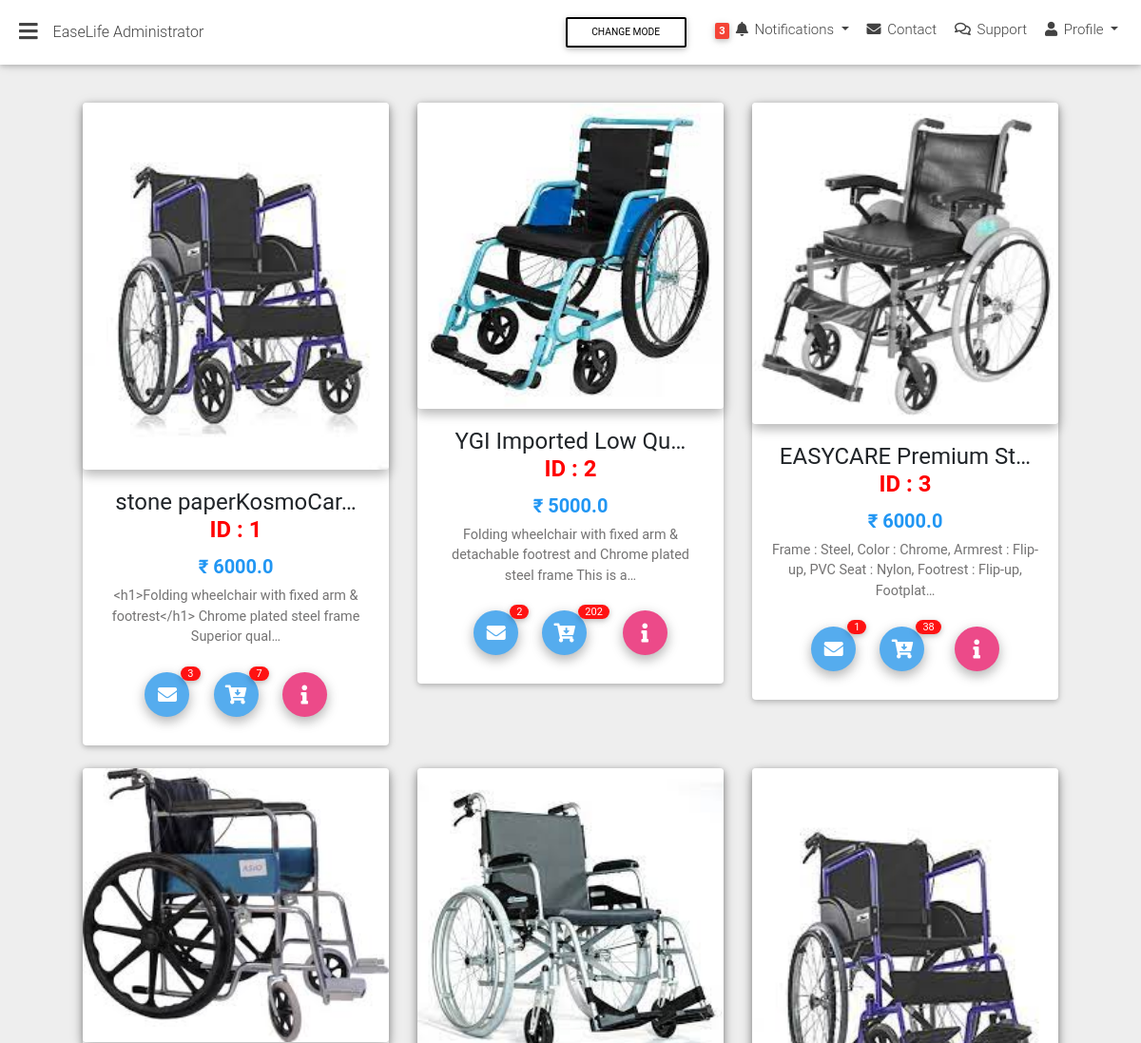
The app's page /easylife-admin/all-items/ (upper part), older data.
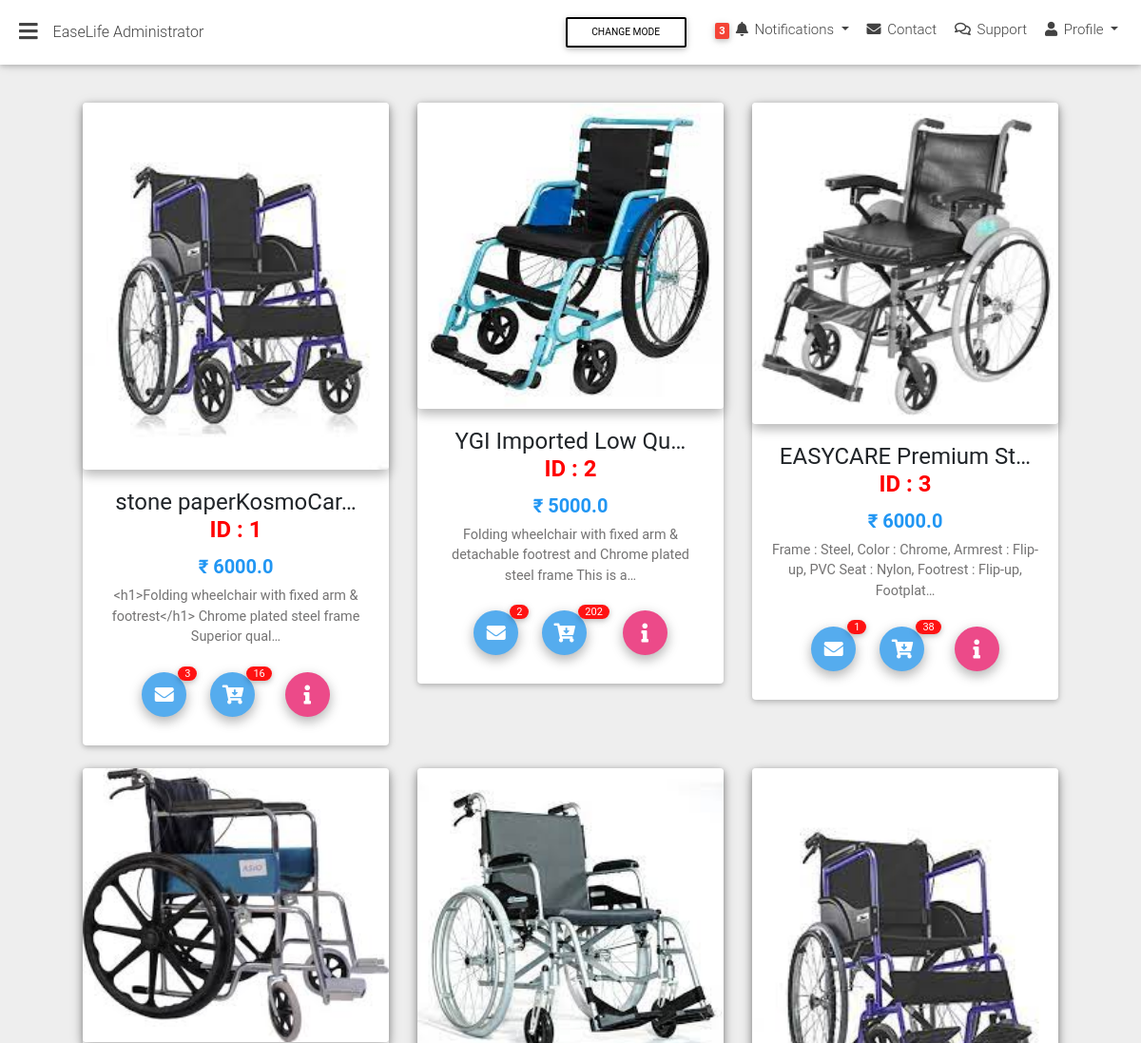
The same page, newer data.
### base/models.py (models this page shows, shortened)
class Item(models.Model):
    title =models.CharField( max_length=100,unique=True)
    price =models.FloatField()
    discount_price =models.FloatField(blank=True,null=True)
    category = models.CharField(choices=CATEGORY_CHOICES,verbose_name='Availablity Of Product',max_length=2,default='NA')
    label_name= models.CharField(max_length=14,verbose_name='The Word Inside a label',blank=True,null=True)
    label = models.CharField(choices=LABEL_CHOICES,max_length=1,default='P')
    slug=models.SlugField(max_length=150,blank=True,unique=True)
    description=models.TextField(max_length=1000)
    image=models.ImageField()
    image2=models.ImageField(blank=True)
    image3=models.ImageField(blank=True)
    image4=models.ImageField(blank=True)
    image5=models.ImageField(blank=True)
    image6=models.ImageField(blank=True)
    created = models.DateTimeField(auto_now_add=True)
    updated = models.DateTimeField(auto_now=True)
    def get_no_of_comments(self):
        return Comment.objects.filter(product=self).count()
    def get_no_of_items(self):
        total_quantity =0
        for order in  Order.objects.filter(ordered=True):
            for order_item in order.items.all():
                if order_item.item == self:
                    total_quantity+= order_item.qauntity
        return total_quantity

class Order(models.Model):
    user = models.ForeignKey(settings.AUTH_USER_MODEL,on_delete=models.CASCADE)
    items =models.ManyToManyField(OrderItem)
    ordered = models.BooleanField(default=False)
    start_date =models.DateTimeField(auto_now_add=True)
    ordered_date = models.DateTimeField()
    billing_address=models.ForeignKey('BillingAddress',on_delete=models.SET_NULL,blank=True,null=True)

class OrderItem(models.Model):
    user = models.ForeignKey(settings.AUTH_USER_MODEL,on_delete=models.CASCADE)
    ordered = models.BooleanField(default=False)
    item=models.ForeignKey(Item,on_delete=models.CASCADE)
    qauntity=models.IntegerField(default=1)

### easylife_admin/views.py (the view)
# urls.py: path('all-items/', All_product_list.as_view(), name='all_items'),
class All_product_list(ListView):
    model = Item
    context_object_name = 'items'
    template_name='easylife_admin/all_items.html'

### templates/easylife_admin/all_items.html (shortened to what this page needs)
{% extends "easylife_admin/admin_base.html" %}
{% block content %}
      <section class="text-center mb-4">
        <div class="row wow fadeIn">
        {% for item in items %}
<div class="col-md-4 mb-4">
            <section>
              <div class="card card-cascade">
                <div class="view view-cascade overlay">
                  <img src="{{ item.image.url }}" class="card-img-top" alt="">
                </div>
                <div class="card-body card-body-cascade text-center">
                  <h4 class="card-title">{{item.title|truncatechars:20}}<br> <strong style="color:red">ID : {{item.id}}</strong></h4>
                  <h5 class="font-weight-bold blue-text">₹{% if item.discount_price %} {{item.discount_price }} {% else %} {{item.price}}{% endif %}</h5>
                  <p class="card-text">{{ item.description|truncatechars:100 }}
                  </p>
                    <a type="button" class="btn-floating btn-small btn-tw waves-effect waves-light">
                        <i class="fas fa-envelope fa-lg"></i>
                      </a>
                       <span class="counter ">{{ item.get_no_of_comments }}</span>
                  <a type="button" class="btn-floating btn-small btn-tw waves-effect waves-light"><i class="fas fa-cart-arrow-down"></i></a>
                   <span class="counter ">{{ item.get_no_of_items }}</span>
                  <a type="button" class="btn-floating btn-small btn-dribbble waves-effect waves-light"><i class="fas fa-info"></i></a>
                </div>
              </div>
            </section>
          </div>
            {% endfor %}
          </div>
      </section>
{% endblock content %}

Row changes from the older to the newer data that the page shows:
changed through a linked row, Item "stone paperKosmoCar…": get_no_of_items "7" → "16"
